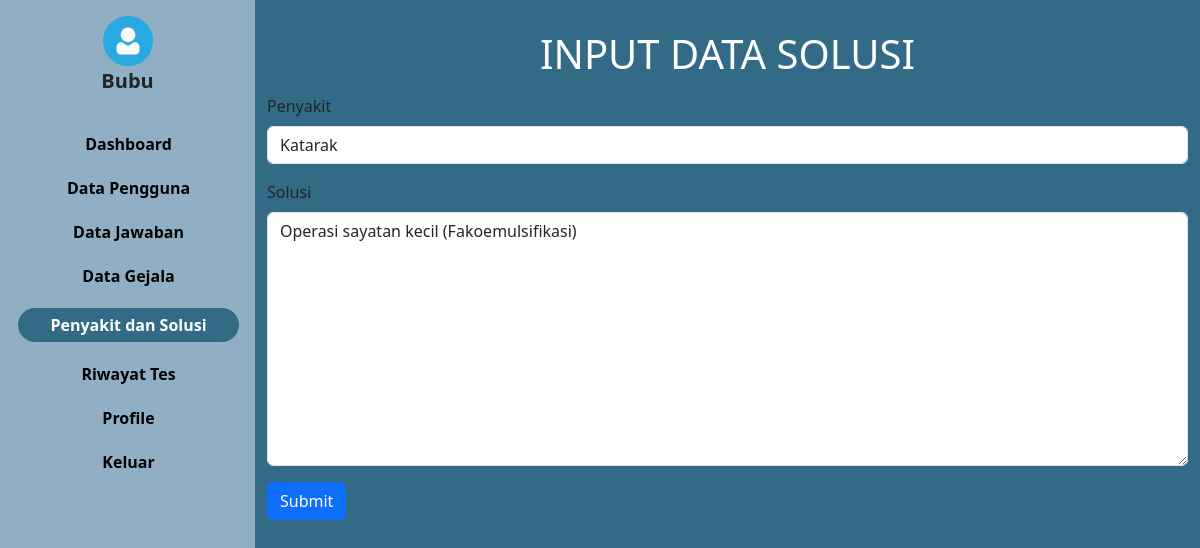
The app's page /editsolusi.php?id=1 (signed in) with its own data.
### tables this page shows
CREATE TABLE `user` (
  `iduser` int(15) NOT NULL,
  `username` varchar(30) NOT NULL,
  `password` varchar(100) NOT NULL,
  `nama` varchar(45) NOT NULL,
  `jk` char(2) NOT NULL,
  `tanggal_lahir` date NOT NULL,
  `email` varchar(30) NOT NULL,
  `level` varchar(10) NOT NULL,
  `foto` varchar(30) NOT NULL
);

CREATE TABLE `solusi` (
  `idsolusi` int(11) NOT NULL,
  `iddiagnosa` int(11) NOT NULL,
  `solusi` text NOT NULL
);

CREATE TABLE `diagnosa` (
  `iddiagnosa` int(10) NOT NULL,
  `kode_diagnosa` varchar(10) NOT NULL,
  `nama_diagnosa` varchar(50) NOT NULL,
  `deskripsi` text NOT NULL
);

### konek.php (called while the page is built, shortened)
<?php
$koneksi = mysqli_connect("localhost", "root", "", "mata");
function query($query)
{
    global $koneksi;
    $result = mysqli_query($koneksi, $query);
    $rows = [];
    while ($row = mysqli_fetch_assoc($result)) {
        $rows[] = $row;
    }
    return $rows;
}
function dekripsi($teks)
{
    $text = $teks;
    $kunci = 'mataRara';
    $key = hash('sha256', $kunci);
    $pkey = "123";
    $method = "aes-192-cfb1";
    $iv = substr(hash('sha256', $pkey), 0, 16);
    $dekripsi = base64_decode($text);
    $dekripsi = openssl_decrypt($dekripsi, $method, $key, 0, $iv);
    return $dekripsi;
}
?>

### editsolusi.php (the view, shortened to what this page needs)
<?php
include("konek.php");
$id = dekripsi($_COOKIE['mataRara']);
$user = query("SELECT * FROM user WHERE iduser = $id")[0];
$penyakit = mysqli_query($koneksi, "SELECT * FROM diagnosa ORDER BY iddiagnosa DESC");
$idsolusi = $_GET['id'];
$data = query("SELECT * FROM solusi WHERE idsolusi = $idsolusi")[0];
?>
<html lang="en">
<head>
    <link href="https://cdn.jsdelivr.net/npm/bootstrap@5.3.0/dist/css/bootstrap.min.css" rel="stylesheet"
>
    <link rel="stylesheet" href="style.css">
</head>
<body>
    <div class="main-container d-flex">
        <div class="sidebar px-3 pt-3">
            <div class="header pb-3">
                <img class="text-center" src="img/<?php echo $user['foto']; ?>"
                    style="width: 50px; margin-right: auto; margin-left: auto; display: block;" alt="">
                <h5 class="offcanvas-title fw-bold text-center" style="margin-left: auto; font-size: 20px"
                    id="offcanvasDarkLabel"><?php echo $user['nama']; ?></h5>
            </div>
            <ul>
                <li class=""> <a href="admin.php">Dashboard</a></li>
                <li class=""><a href="pengguna.php">Data Pengguna</a></li>
                <li class=""> <a href="pertanyaan.php">Data Jawaban</a></li>
                <li class=""><a href="gejala.php">Data Gejala</a></li>
                <li class="active"><a href="penyakit.php">Penyakit dan Solusi</a></li>
                <li class=""> <a href="riwayat.php">Riwayat Tes</a></li>
                <li class=""> <a href="profil.php">Profile</a></li>
                <li class=""> <a href="keluar.php">Keluar</a></li>
            </ul>
        </div>
        <div class="content" style="width: 100%;">
            <div class="container ">
                <h1 style="text-align:center; margin-top: 30px; color: white; padding: 0px 35px">INPUT DATA SOLUSI</h1>
                <form action="" method="post">
                    <div class="mb-3 mt-3">
                        <label class="form-label">Penyakit</label>
                        <select class="boxc form-control" name="iddiagnosa" require>
                            <?php
                            foreach ($penyakit as $p):
                                ?>
                                <option value="<?php echo $p['iddiagnosa'] ?>" <?php echo ($p['iddiagnosa'] == $data['iddiagnosa']) ? 'selected' : ''; ?>><?php echo $p['nama_diagnosa'] ?></option>
                                <?php
                            endforeach
                            ?>
                        </select>
                    </div>
                    <div class="mb-3">
                        <label class="form-label">Solusi</label>
                        <textarea name="solusi" id="" cols="30" rows="10"
                            class="form-control"><?php echo $data['solusi']; ?></textarea>
                    </div>
                    <button type="submit" name="submit_solusi" class="btn btn-primary">Submit</button>
                </form>
            </div>
        </div>
</body>
</html>

### style.css (style rules this page uses)
body { background: #336B87; padding: 0; margin: 0; }
.sidebar { min-width: 255px; max-width: 255px; min-height: 100vh; background-color: #90AFC5; }
.sidebar ul { padding-left: 2px; text-align: center; }
.sidebar ul li a { font-weight: bold; color: black; font-size: auto; text-decoration: none; }
.sidebar ul li { margin-top: 20px; margin-bottom: 10px; list-style-type: none; }
.sidebar li.active { background: #336B87; width: auto; height: auto; padding: 5px 0; border-radius: 20px; }
.sidebar ul li.active a { color: white; font-size: auto; }

### records on screen
user: foto (picture), nama "Bubu"
solusi: iddiagnosa "Katarak", solusi "Operasi sayatan kecil (Fakoemulsifikasi)"
